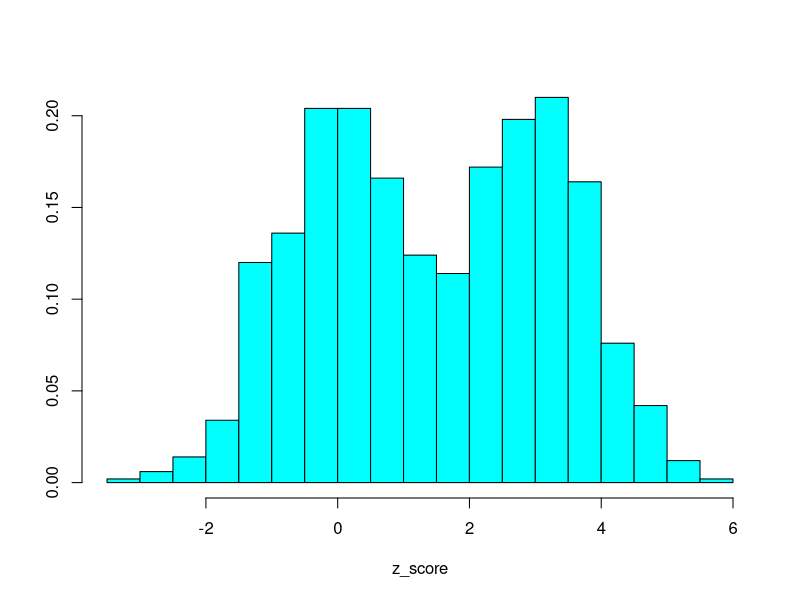
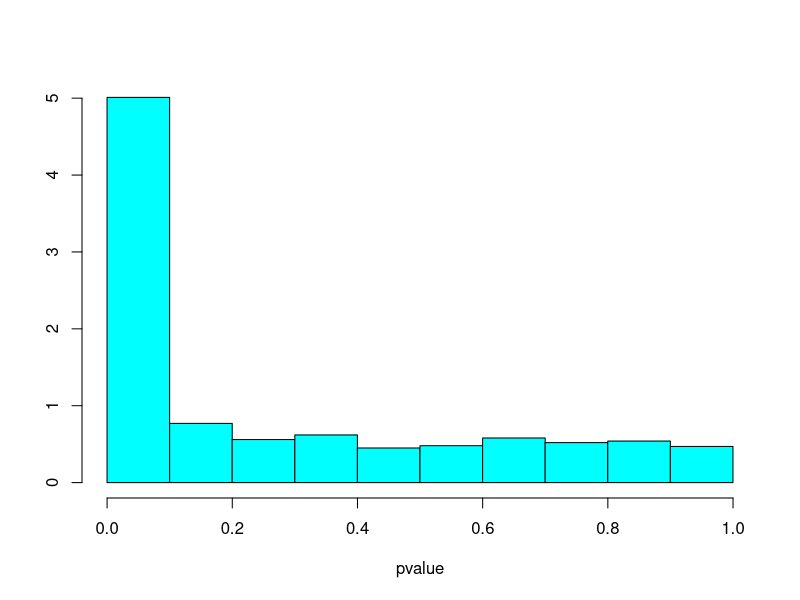
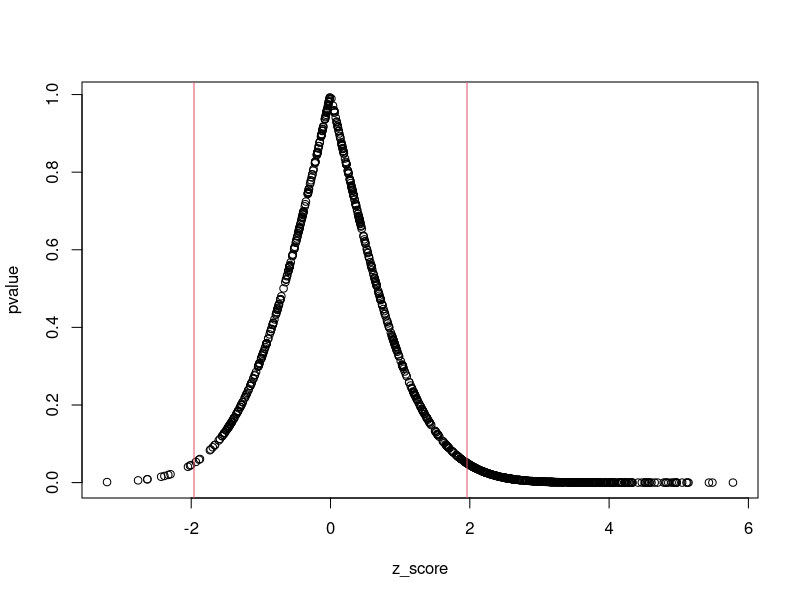
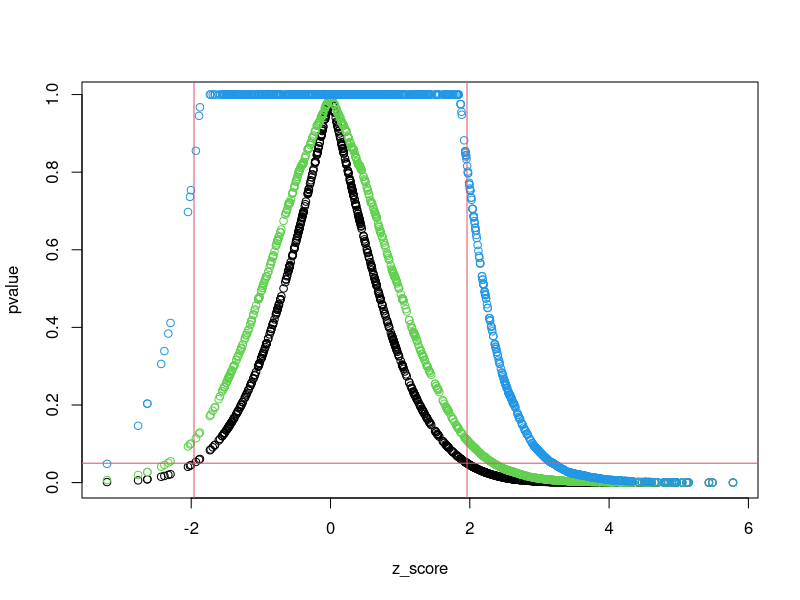
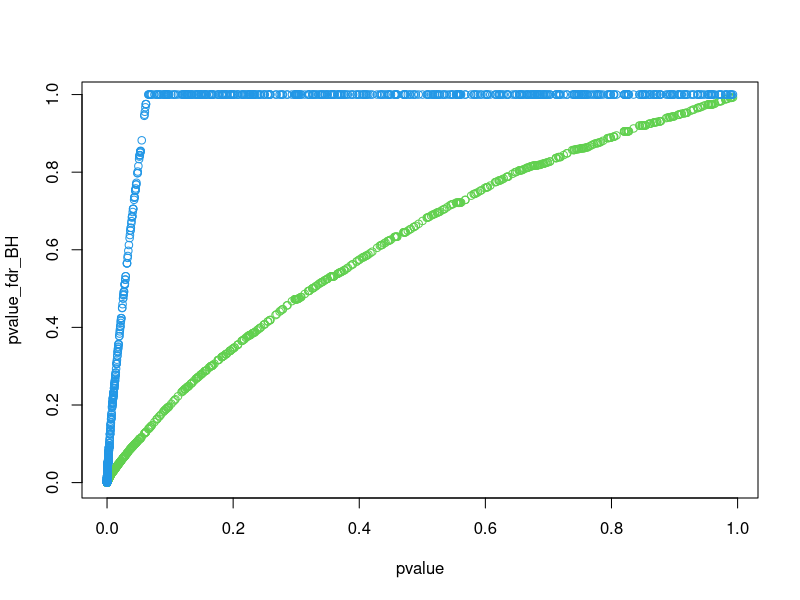

Recreate these plots in R, in order.
## R_Demo_Model_Evaluation_false_discovery_rate.R
##########################################################################
## INSTRUCTOR: Christopher Fariss
## COURSE NAME: Programming and Simulation Methods for Computational Social Science (1T, 2W)
## University of Essex Summer School 2025
##
## Date: 2025-07-17
##
## Please e-mail me if you find any errors or have and suggestions
## e-mail: cjf0006@gmail.com
## e-mail: cjfariss@umich.edu
##
##########################################################################
##
## Introduction to tutorial:
##
## False Discovery Rate:
## the expected proportion of false discoveries among the rejected hypotheses
##
## Use this tool when you have many more columns of data than rows of data
##
## Penalize the calculated p_values.
## There are many possible corrections, many of which are available in R.
## The simplest criterion is to simply increase the threshold (decrease the p-value size) at which the researcher reports evidence of non-zero relationship.
##
## In general, these tools are designed to reduce the rate of false positives with respect to the hypothesis test under consideration.
## In other words, the methods penalize the standard p-value to reduce false discovery rate which is when we incorrectly reject the null hypothesis that there is no real effect.
## This means we pay a cost of more type II errors (false negatives) in an effort to reduce the rate of type I error (false positives).
##
## When the number of observations we have is limited, these corrections are useful to consider.
## In cases of large-scale datasets, consider using an out of sample testing procedure to reduce the false discovery rate.
##
## See for many other options see the R documentation here http://www.strimmerlab.org/notes/fdr.html
##
## As we discussed with the definitions of precision, recall, and accuracy, there is no strict advice on which p-value adjustment to use.
##
## Depending on the substantive goal of the modeling effort, the researcher may wish to minimize false positives or false negatives (identify all potential units that are of some class for further analysis).
##
## In an exploratory study, the researcher may wish to describe all potentially significant relationships as a starting point for additional research.
##
## If there are potential costs associated with the study, in particular for vulnerable populations, then considering a stricter criterion for reporting a statistically significant finding may be advisable.
##
## Keep in mind though, that not passing a threshold for statistically significant and thus rejecting a null hypothesis is distinct from estimating the precision of a null effect.
##
## Usually, these corrections are for large-scale hypothesis testing: i.e., 100s or 1000s of tests. If you had 100s of tests and only a handful produced a significant result, we would want to use a correction to rule out false positives.
## On the other hand, 100s of tests in which nearly all produce a significant test statistic probably may provide the researcher with a lot of confidence that the modelled relationships are capturing a true substantive relationship.
##
## There are several methods of correction available in R. Bonferroni is the most conservative but not too bad in scenarios with a small number of tests. The penalty to the p-value increases as the number of tests increases.
##
##########################################################################

library(MASS)

## generate random variable to use as Z-score
n <- 1000
z_score <- rnorm(n, mean = c(rep(0, n/2), rep(3, n/2)))
truehist(z_score)

## transform Z-score into p-value
pvalue <- 2*pnorm(-abs(z_score))
truehist(pvalue)
plot(z_score, pvalue)
abline(v=1.96, col=2)
abline(v=-1.96, col=2)


## adjust for potential false discoveries using the BH (Benjamini & Hochberg) adjustment
pvalue_fdr_BH <- p.adjust(pvalue, method="BH")

## adjust for potential false discoveries using the BY (Benjamini-Yekutieli) adjustment
pvalue_fdr_BY <- p.adjust(pvalue, method="BY")

## plot adjusted p_value by original p_value
plot(z_score, pvalue)
points(z_score, pvalue_fdr_BH, col=3)
points(z_score, pvalue_fdr_BY, col=4)
abline(v=1.96, col=2)
abline(v=-1.96, col=2)
abline(h=.05, col=2)

## plot adjusted p_value by original p_value
plot(pvalue, pvalue_fdr_BH, col=3)
points(pvalue, pvalue_fdr_BY, col=4)


## if you are curious: calculate the BY adjustment in base R use the code below (this is modified from code out of the p.adjust function in R)
index <- length(pvalue):1
o <- order(pvalue, decreasing = TRUE)
ro <- order(o)
q <- sum(1/(1:n))
pvalue_adjusted <- pmin(1, cummin(q * length(pvalue)/index * pvalue[o]))[ro]


## Evaluate the p-value corrections given a vecor of p-values
temp_list <- list()
for(i in 1:7){
  pvalues <- c(.01,.025, .05)
  pvalue_method <- c("holm", "hochberg", "hommel", "bonferroni", "BH", "BY", "fdr")
  adj_pvalue <- p.adjust(pvalues, method=pvalue_method[i])
  temp_list[[i]] <- data.frame(pvalue_method=pvalue_method[i], pvalues, adj_pvalue)
}
do.call("rbind", temp_list)
